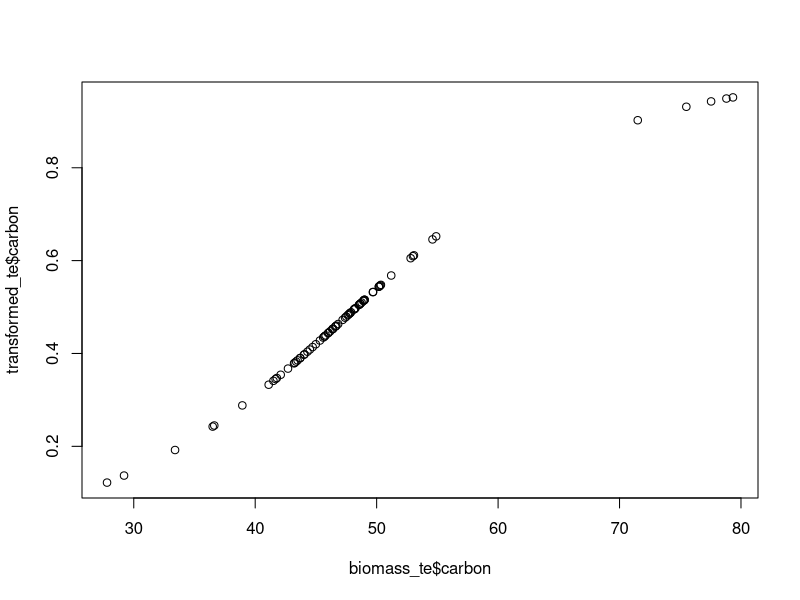

Write R code to recreate this figure.
# r2py crawler metadata
# package: recipes
# source_type: rd_example
# topic: step_invlogit.Rd
# source_file: C:\Users\bened\AppData\Local\R\win-library\4.5\recipes\help
# lines: 22

suppressPackageStartupMessages(library(recipes))
if (rlang::is_installed("modeldata")) (if (getRversion() >= "3.4") withAutoprint else force)({ # examplesIf
data(biomass, package = "modeldata")

biomass_tr <- biomass[biomass$dataset == "Training", ]
biomass_te <- biomass[biomass$dataset == "Testing", ]

rec <- recipe(
  HHV ~ carbon + hydrogen + oxygen + nitrogen + sulfur,
  data = biomass_tr
)

ilogit_trans <- rec |>
  step_center(carbon, hydrogen) |>
  step_scale(carbon, hydrogen) |>
  step_invlogit(carbon, hydrogen)

ilogit_obj <- prep(ilogit_trans, training = biomass_tr)

transformed_te <- bake(ilogit_obj, biomass_te)
plot(biomass_te$carbon, transformed_te$carbon)
}) # examplesIf
